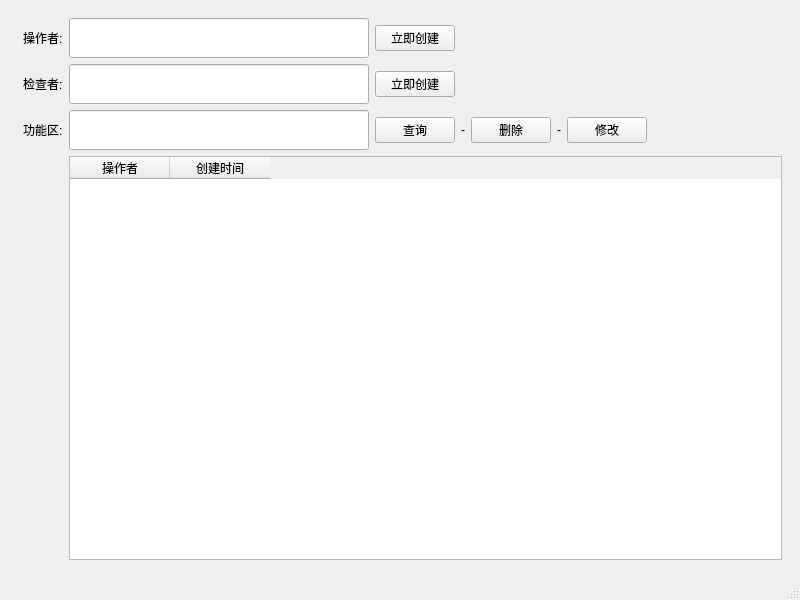
<?xml version="1.0" encoding="UTF-8"?>
<ui version="4.0">
 <class>UserCreate</class>
 <widget class="QMainWindow" name="UserCreate">
  <property name="geometry">
   <rect>
    <x>0</x>
    <y>0</y>
    <width>800</width>
    <height>600</height>
   </rect>
  </property>
  <property name="windowTitle">
   <string>MainWindow</string>
  </property>
  <widget class="QWidget" name="centralwidget">
   <layout class="QVBoxLayout" name="verticalLayout_9">
    <item>
     <widget class="QWidget" name="widget01_2" native="true">
      <layout class="QVBoxLayout" name="verticalLayout_2">
       <item>
        <layout class="QGridLayout" name="gridLayout">
         <property name="leftMargin">
          <number>5</number>
         </property>
         <item row="1" column="0">
          <widget class="QLabel" name="label_2">
           <property name="text">
            <string>检查者:</string>
           </property>
          </widget>
         </item>
         <item row="0" column="0">
          <widget class="QLabel" name="label">
           <property name="text">
            <string>操作者:</string>
           </property>
          </widget>
         </item>
         <item row="1" column="3">
          <layout class="QHBoxLayout" name="horizontalLayout_6" stretch="0,0">
           <property name="spacing">
            <number>6</number>
           </property>
           <property name="leftMargin">
            <number>0</number>
           </property>
           <property name="rightMargin">
            <number>0</number>
           </property>
           <property name="bottomMargin">
            <number>0</number>
           </property>
           <item>
            <widget class="QPushButton" name="liJiCreateBtn_2">
             <property name="text">
              <string>立即创建</string>
             </property>
             <property name="type" stdset="0">
              <string>primary</string>
             </property>
            </widget>
           </item>
           <item>
            <spacer name="horizontalSpacer_3">
             <property name="orientation">
              <enum>Qt::Horizontal</enum>
             </property>
             <property name="sizeHint" stdset="0">
              <size>
               <width>40</width>
               <height>20</height>
              </size>
             </property>
            </spacer>
           </item>
          </layout>
         </item>
         <item row="1" column="2">
          <widget class="QLineEdit" name="jianChaLine">
           <property name="minimumSize">
            <size>
             <width>0</width>
             <height>40</height>
            </size>
           </property>
           <property name="maximumSize">
            <size>
             <width>300</width>
             <height>16777215</height>
            </size>
           </property>
          </widget>
         </item>
         <item row="0" column="3">
          <layout class="QHBoxLayout" name="horizontalLayout_8">
           <item>
            <widget class="QPushButton" name="liJiCreateBtn">
             <property name="text">
              <string>立即创建</string>
             </property>
             <property name="type" stdset="0">
              <string>primary</string>
             </property>
            </widget>
           </item>
           <item>
            <spacer name="horizontalSpacer_2">
             <property name="orientation">
              <enum>Qt::Horizontal</enum>
             </property>
             <property name="sizeHint" stdset="0">
              <size>
               <width>40</width>
               <height>20</height>
              </size>
             </property>
            </spacer>
           </item>
          </layout>
         </item>
         <item row="0" column="2">
          <layout class="QVBoxLayout" name="verticalLayout_5">
           <item>
            <widget class="QLineEdit" name="caoZuoLine">
             <property name="minimumSize">
              <size>
               <width>0</width>
               <height>40</height>
              </size>
             </property>
             <property name="maximumSize">
              <size>
               <width>300</width>
               <height>16777215</height>
              </size>
             </property>
            </widget>
           </item>
          </layout>
         </item>
        </layout>
       </item>
       <item>
        <layout class="QGridLayout" name="gridLayout_2">
         <property name="leftMargin">
          <number>5</number>
         </property>
         <item row="0" column="0">
          <widget class="QLabel" name="label_5">
           <property name="text">
            <string>功能区:</string>
           </property>
          </widget>
         </item>
         <item row="0" column="1">
          <layout class="QHBoxLayout" name="horizontalLayout_7" stretch="0,0,0,0,0,0,0">
           <property name="spacing">
            <number>6</number>
           </property>
           <property name="leftMargin">
            <number>0</number>
           </property>
           <property name="rightMargin">
            <number>0</number>
           </property>
           <property name="bottomMargin">
            <number>0</number>
           </property>
           <item>
            <widget class="QLineEdit" name="lineEdit_4">
             <property name="minimumSize">
              <size>
               <width>300</width>
               <height>40</height>
              </size>
             </property>
             <property name="maximumSize">
              <size>
               <width>200</width>
               <height>16777215</height>
              </size>
             </property>
            </widget>
           </item>
           <item>
            <widget class="QPushButton" name="findBtn">
             <property name="text">
              <string>查询</string>
             </property>
            </widget>
           </item>
           <item>
            <widget class="QLabel" name="label_11">
             <property name="text">
              <string>-</string>
             </property>
            </widget>
           </item>
           <item>
            <widget class="QPushButton" name="delBtn">
             <property name="text">
              <string>删除</string>
             </property>
            </widget>
           </item>
           <item>
            <widget class="QLabel" name="label_13">
             <property name="text">
              <string>-</string>
             </property>
            </widget>
           </item>
           <item>
            <widget class="QPushButton" name="pushButton_7">
             <property name="text">
              <string>修改</string>
             </property>
            </widget>
           </item>
           <item>
            <spacer name="horizontalSpacer_4">
             <property name="orientation">
              <enum>Qt::Horizontal</enum>
             </property>
             <property name="sizeHint" stdset="0">
              <size>
               <width>40</width>
               <height>20</height>
              </size>
             </property>
            </spacer>
           </item>
          </layout>
         </item>
         <item row="1" column="1">
          <layout class="QVBoxLayout" name="verticalLayout_3" stretch="0">
           <item>
            <widget class="QTableWidget" name="tableWidget">
             <property name="styleSheet">
              <string notr="true"/>
             </property>
             <column>
              <property name="text">
               <string>操作者</string>
              </property>
             </column>
             <column>
              <property name="text">
               <string>创建时间</string>
              </property>
             </column>
            </widget>
           </item>
          </layout>
         </item>
        </layout>
       </item>
      </layout>
      <zorder>liJiCreateBtn</zorder>
     </widget>
    </item>
   </layout>
   <zorder>widget01_2</zorder>
   <zorder>caoZuoLine</zorder>
  </widget>
  <widget class="QMenuBar" name="menubar">
   <property name="geometry">
    <rect>
     <x>0</x>
     <y>0</y>
     <width>800</width>
     <height>17</height>
    </rect>
   </property>
  </widget>
  <widget class="QStatusBar" name="statusbar"/>
 </widget>
 <resources/>
 <connections/>
</ui>
